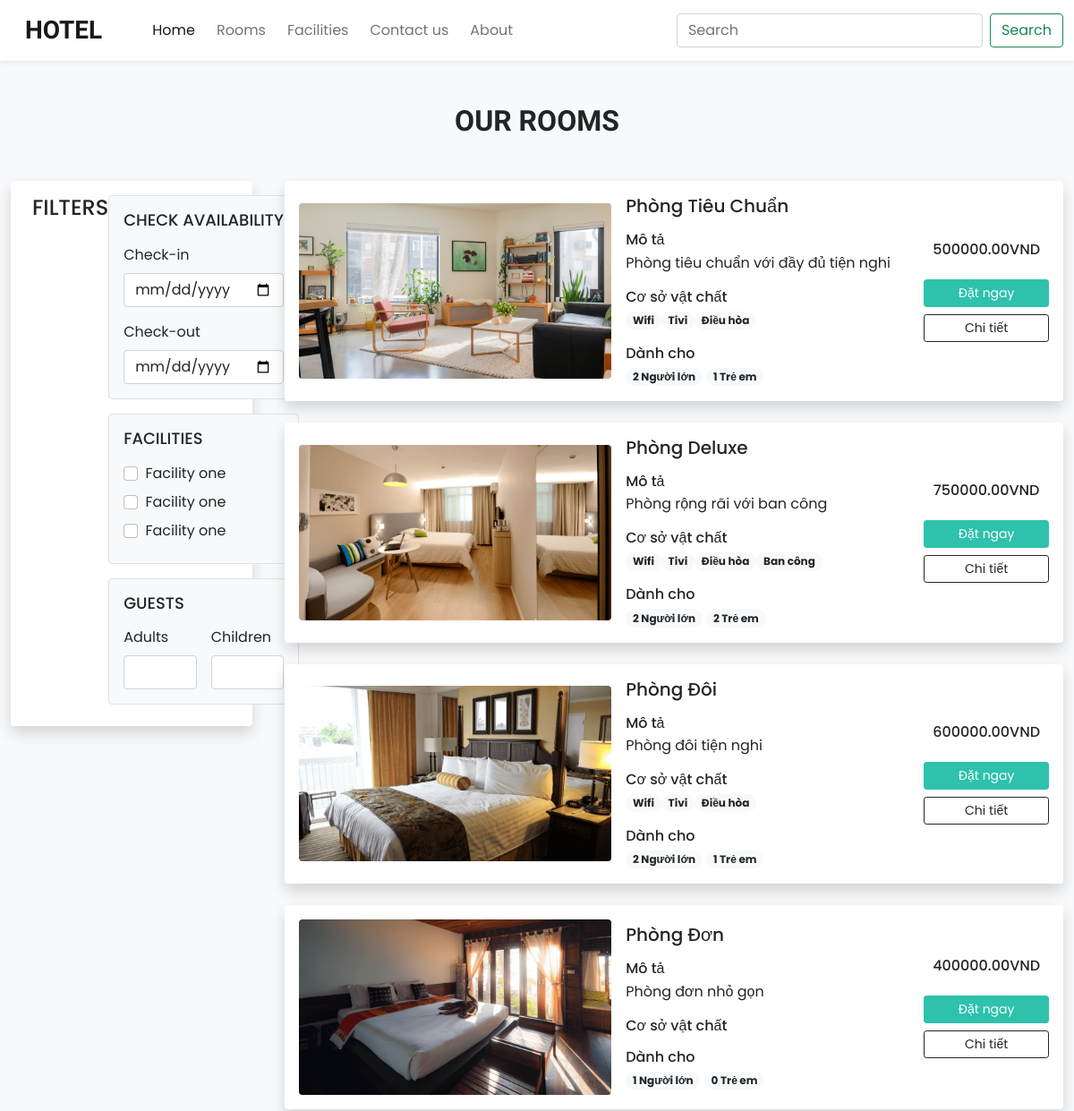
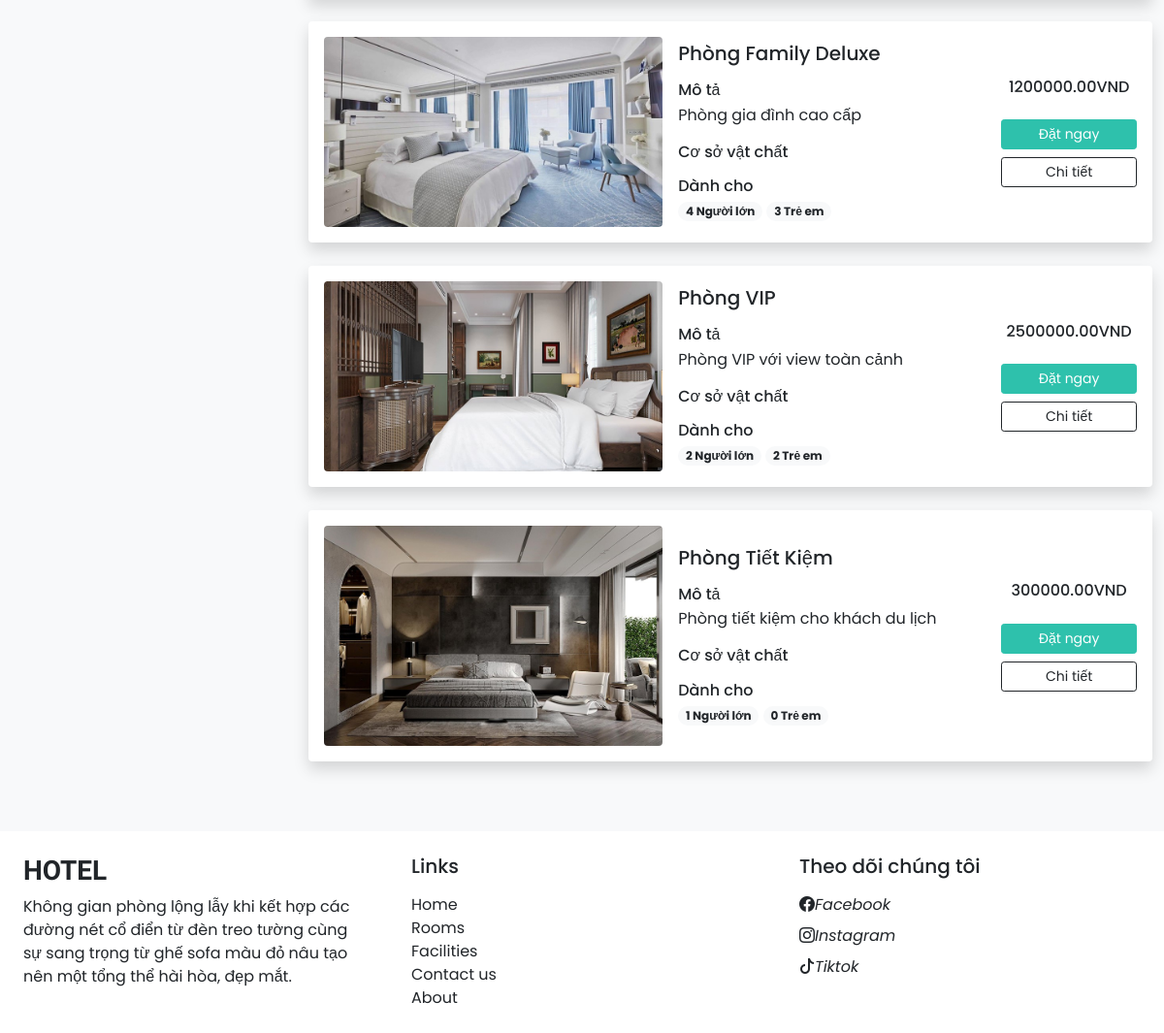
Page /rooms.php on the earlier database version (2 pictures, top to bottom).
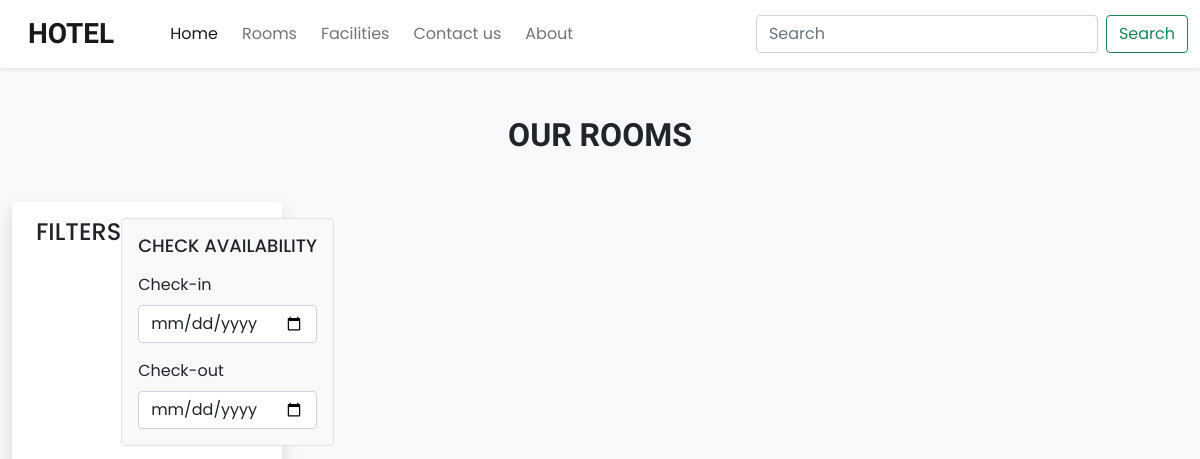
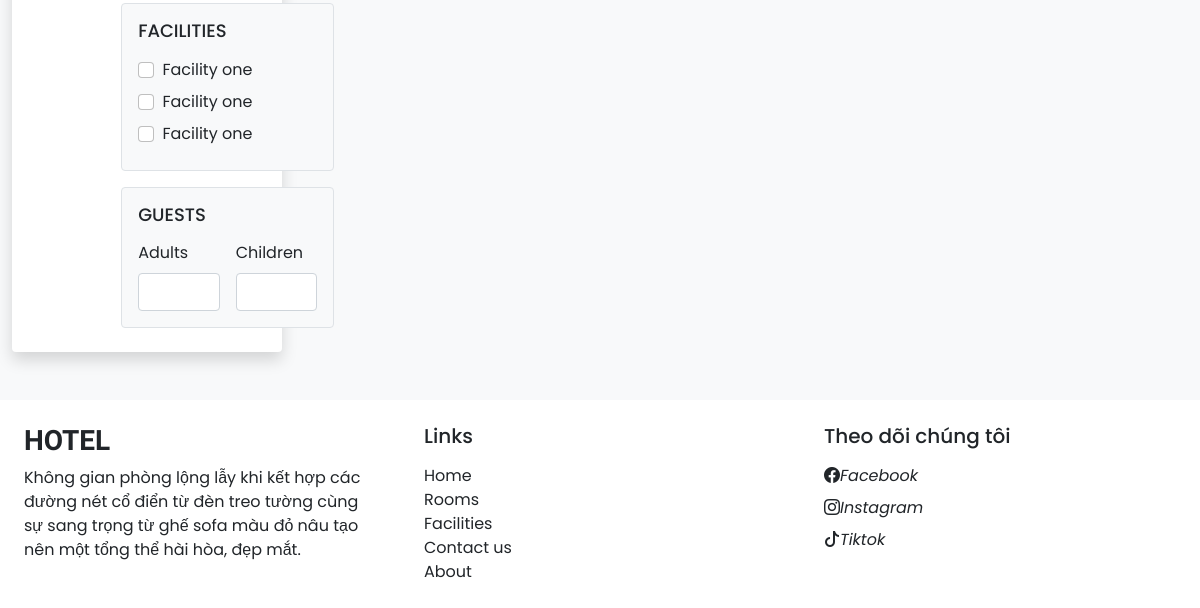
Same page on the later database version (2 pictures, top to bottom).
### tables this page shows
CREATE TABLE `rooms` (
  `room_id` int(11) NOT NULL,
  `room_name` varchar(50) DEFAULT NULL,
  `price` decimal(10,2) DEFAULT NULL,
  `room_type` varchar(20) DEFAULT NULL,
  `max_adults` int(11) DEFAULT NULL,
  `max_children` int(11) DEFAULT NULL,
  `status` enum('Available','Occupied','Maintenance') DEFAULT NULL,
  `description` text DEFAULT NULL,
  `image_url` varchar(255) DEFAULT NULL,
  `availability` tinyint(1) DEFAULT NULL
);

CREATE TABLE `facilities` (
  `facility_id` int(11) NOT NULL,
  `facility_name` varchar(50) DEFAULT NULL
);

### rooms.php (the view, shortened to what the changed rows need)
<!DOCTYPE html>
<html lang="en">
<head>
    <?php require('inc/links.php'); ?>
</head>
<body class="bg-light">
   <div class="my-5 px-4">
    <h2 class="fw-bold h-font text-center">OUR ROOMS</h2>
   </div>
   <div class="containerfluid">
    <div class="row">
        <div class="col-lg-9 col-md-12 px-4">
        <?php
        $room_res = mysqli_query($con,"SELECT * FROM `rooms` WHERE status = 'available'");
        while($room_data = mysqli_fetch_assoc($room_res))
        {
           $fac_q = mysqli_query($con,"SELECT f.facility_name FROM `facilities` f
            INNER JOIN room_facilities rfac ON f.facility_id=rfac.facility_id
             WHERE rfac.room_id = '{$room_data['room_id']}'");
           $facilities_data = "";
           while($fac_row = mysqli_fetch_assoc($fac_q)){
            $facilities_data .= "<span class='badge rounded-pill bg-light text-dark text-wrap'>
            $fac_row[facility_name]
            </span>";
           }
           $room_thumb = $room_data['image_url'] ? $room_data['image_url'] : "default.jpg";
        echo <<<data
            <div class="card mb-4 border-0 shadow">
                <div class="row g-0 p-3 align-items-center">
                    <div class="col-md-5 mb-lg-0 mb-md-0 mb-3">
                    <img src="images/$room_thumb" class="img-fluid rounded">
                    </div>
                    <div class="col-md-5 px-lg-3 px-md-3 px-0">
                        <h5 class="mb-3">$room_data[room_name]</h5>
                        <div class="features mb-3">
                            <h6 class="mb-1">Mô tả</h6>
                           $room_data[description]
                        </div>
                        <div class="facilities mb-3">
                            <h6 class="mb-1">Cơ sở vật chất</h6>
                            $facilities_data
                        </div>
                        <div class="guests">
                        <h6 class="mb-1">Dành cho</h6>
                        <span class="badge rounded-pill bg-light text-dark text-wrap">
                        $room_data[max_adults] Người lớn
                        </span>
                        <span class="badge rounded-pill bg-light text-dark text-wrap">
                        $room_data[max_children] Trẻ em
                        </span>
                        </div>
                    </div>
                    <div class="col-md-2 mt-lg-0 mt-md-0 mt-4 text-center">
                        <h6 class="mb-4">$room_data[price]VND</h6>
                        <a href="" class="btn btn-sm w-100 text-white custom-bg shadow-none mb-2">Đặt ngay</a>
                        <a href="room_details.php?id=$room_data[room_id]" class="btn btn-sm w-100 btn-outline-dark shadow-none">Chi tiết</a>
                    </div>
                </div>
            </div>
        data;
        }
        ?>
        </div>
    </div>
   </div>
</body>
</html>

Differences in the rows shown:
removed rooms: image_url (picture), room_name "Phòng Tiêu Chuẩn", description "Phòng tiêu chuẩn với đầy đủ tiện nghi", max_adults "2", max_children "1", price "500000.00"
removed facilities: facility_name "Wifi"
removed facilities: facility_name "Tivi"
removed facilities: facility_name "Điều hòa"
removed rooms: image_url (picture), room_name "Phòng Deluxe", description "Phòng rộng rãi với ban công", max_adults "2", max_children "2", price "750000.00"
removed facilities: facility_name "Ban công", shown under "Phòng Deluxe"
removed rooms: image_url (picture), room_name "Phòng Đôi", description "Phòng đôi tiện nghi", max_adults "2", max_children "1", price "600000.00"
removed rooms: image_url (picture), room_name "Phòng Đơn", description "Phòng đơn nhỏ gọn", max_adults "1", max_children "0", price "400000.00"
removed rooms: image_url (picture), room_name "Phòng Family Deluxe", description "Phòng gia đình cao cấp", max_adults "4", max_children "3", price "1200000.00"
removed rooms: image_url (picture), room_name "Phòng VIP", description "Phòng VIP với view toàn cảnh", max_adults "2", max_children "2", price "2500000.00"
removed rooms: image_url (picture), room_name "Phòng Tiết Kiệm", description "Phòng tiết kiệm cho khách du lịch", max_adults "1", max_children "0", price "300000.00"
